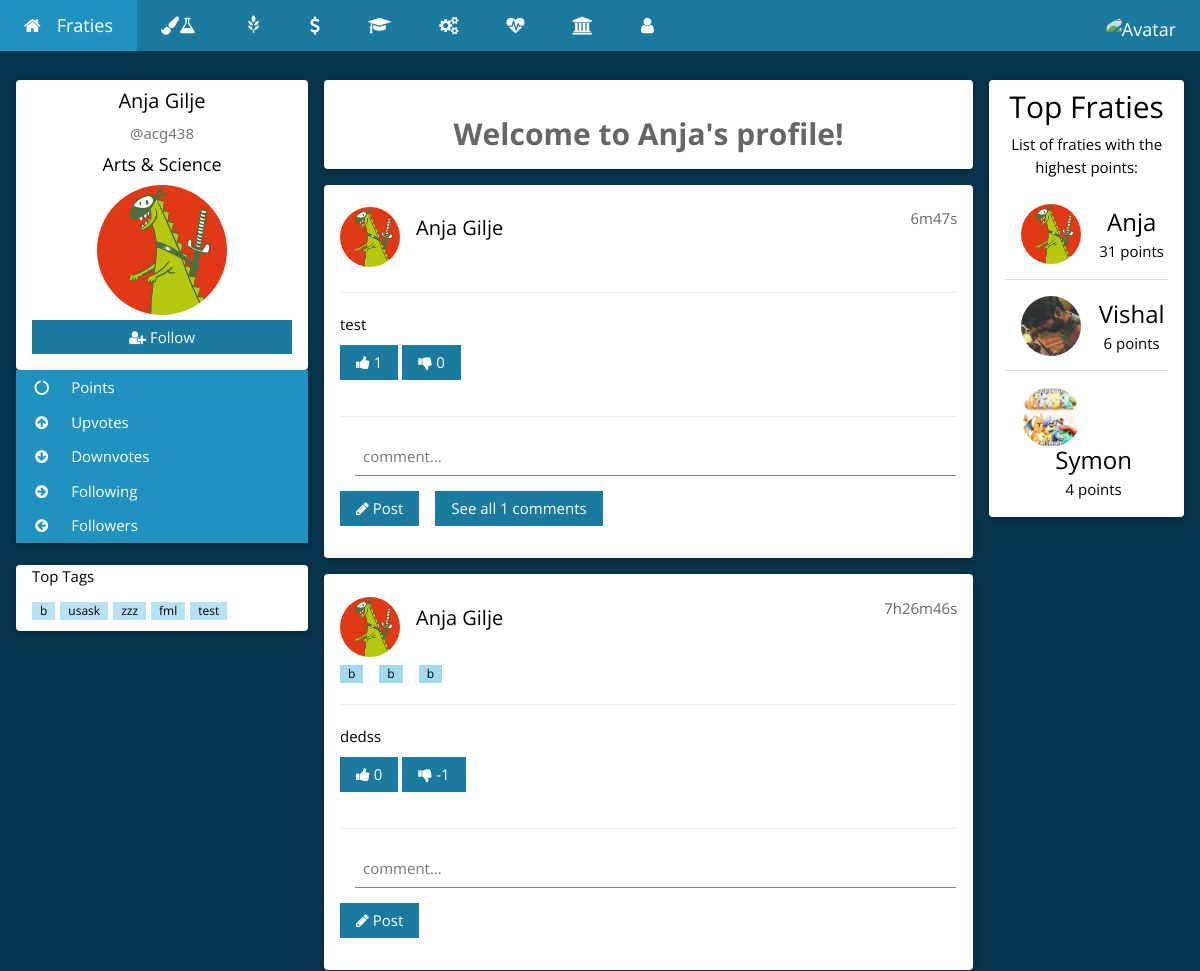
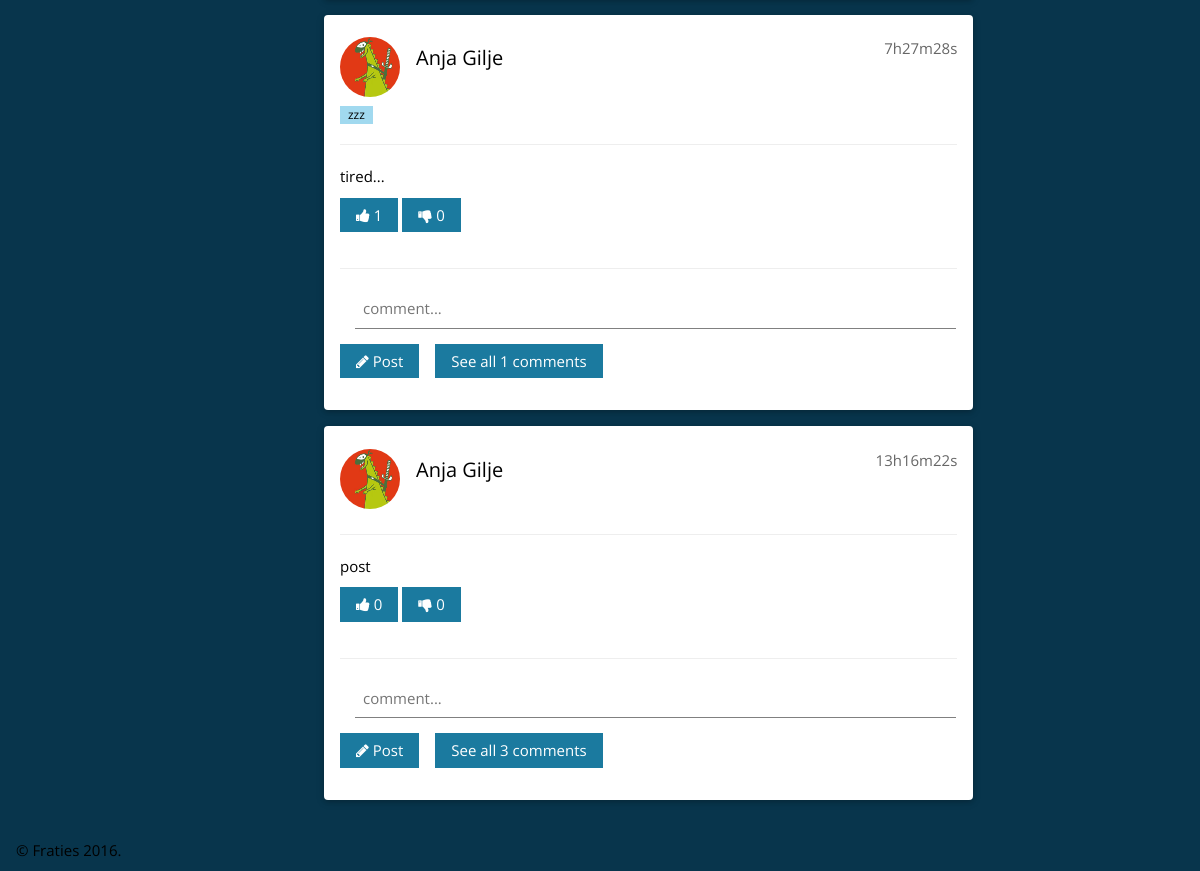
Page /profile.php?nsid=acg438 on the committed database (2 pictures, top to bottom).
### tables this page shows
CREATE TABLE `users` (
  `userID` int(254) UNSIGNED NOT NULL,
  `userNSID` varchar(100) NOT NULL,
  `userPassword` varchar(100) NOT NULL,
  `userFirstName` varchar(500) NOT NULL,
  `userLastName` varchar(500) NOT NULL,
  `userCollege` varchar(500) NOT NULL,
  `userImagePath` varchar(1000) NOT NULL,
  `userPoints` int(254) NOT NULL DEFAULT '0',
  `userUpvotes` int(254) NOT NULL DEFAULT '0',
  `userDownvotes` int(254) NOT NULL DEFAULT '0',
  `userActive` tinyint(1) NOT NULL DEFAULT '0',
  `userFollowers` int(11) NOT NULL DEFAULT '0',
  `userFollowing` int(10) UNSIGNED NOT NULL DEFAULT '0'
);

CREATE TABLE `posts` (
  `postID` int(254) UNSIGNED NOT NULL,
  `userNSID` varchar(100) NOT NULL,
  `userCollege` varchar(500) NOT NULL,
  `postText` varchar(150) NOT NULL,
  `postUpVotes` int(254) NOT NULL DEFAULT '0',
  `postDownVotes` int(254) NOT NULL DEFAULT '0',
  `postComments` int(254) NOT NULL DEFAULT '0',
  `postTime` timestamp NOT NULL DEFAULT CURRENT_TIMESTAMP ON UPDATE CURRENT_TIMESTAMP
);

CREATE TABLE `tags` (
  `tagID` int(254) UNSIGNED NOT NULL,
  `postID` int(254) UNSIGNED NOT NULL,
  `tagText` varchar(150) NOT NULL
);

### Login/Controller/userClass.php (called while the page is built, shortened)
<?php
    function displayUserDB(){
        $connection = connect();
        $query = "SELECT * ";
        $query .= "FROM `users` ";
        $query .= "ORDER BY userPoints DESC LIMIT 10";
        $result = mysqli_query($connection, $query);
        if (mysqli_num_rows($result) > 0) {
            return $result;
        } else {
            return false;
        }
    }
    function getFirstName($nsid){
        $connection = connect();
        $nsid = mysqli_real_escape_string($connection, $nsid);
        $query = "SELECT * ";
        $query .= "FROM `users` ";
        $query .= "WHERE `userNSID` = '$nsid' ";
        $result = mysqli_query($connection, $query);
        if (mysqli_num_rows($result) == 1) {
            while($row = mysqli_fetch_assoc($result)) {
                return $row["userFirstName"];
            }
        } else if(mysqli_num_rows($result) > 1){
            return false;
        } else {
            return false;
        }
    }
    function getLastName($nsid){
        $connection = connect();
        $nsid = mysqli_real_escape_string($connection, $nsid);
        $query = "SELECT * ";
        $query .= "FROM `users` ";
        $query .= "WHERE `userNSID` = '$nsid' ";
        $result = mysqli_query($connection, $query);
        if (mysqli_num_rows($result) == 1) {
            while($row = mysqli_fetch_assoc($result)) {
                return $row["userLastName"];
            }
        } else if(mysqli_num_rows($result) > 1){
            return false;
        } else {
            return false;
        }
    }
    function getImagePath($nsid){
        $connection = connect();
        $nsid = mysqli_real_escape_string($connection, $nsid);
        $query = "SELECT * ";
        $query .= "FROM `users` ";
        $query .= "WHERE `userNSID` = '$nsid' ";
        $result = mysqli_query($connection, $query);
        if (mysqli_num_rows($result) == 1) {
            while($row = mysqli_fetch_assoc($result)) {
                return $row["userImagePath"];
            }
        } else if(mysqli_num_rows($result) > 1){
            return false;
        } else {
            return false;
        }
    }
    function getCollege($nsid){
        $connection = connect();
        $nsid = mysqli_real_escape_string($connection, $nsid);
        $query = "SELECT * ";
        $query .= "FROM `users` ";
        $query .= "WHERE `userNSID` = '$nsid' ";
        $result = mysqli_query($connection, $query);
        if (mysqli_num_rows($result) == 1) {
            while($row = mysqli_fetch_assoc($result)) {
                return $row["userCollege"];
            }
        } else if(mysqli_num_rows($result) > 1){
            return false;
        } else {
            return false;
        }
    }
    function isUserFollowing($nsid, $following){
        $connection = connect();
        $nsid = mysqli_real_escape_string($connection, $nsid);
        $query = "SELECT * FROM followers WHERE userNSID = '$nsid' AND followingNSID = '$following'";
        $result = mysqli_query($connection, $query);
        if (mysqli_num_rows($result) > 0) {
                return true;
        } else {
            return false;
        }
    }
?>

### Post/Controller/postClass.php (called while the page is built, shortened)
<?php
    function displayPostsOfID($nsid){
        $connection = connect();
        $query = "SELECT * FROM `posts`";
        $query .= "WHERE `userNSID` = '$nsid' ";
        $query .= "ORDER BY `postTime` DESC";
        $result = mysqli_query($connection, $query);
        if (mysqli_num_rows($result) > 0) {
            return $result;
        } else {
            return false;
        }
}
    function secondsToString($secs){
    $bit = array(
        'y' => $secs / 31556926 % 12,
        'w' => $secs / 604800 % 52,
        'd' => $secs / 86400 % 7,
        'h' => $secs / 3600 % 24,
        'm' => $secs / 60 % 60,
        's' => $secs % 60
        );
    foreach($bit as $k => $v)
        if($v > 0)$ret[] = $v . $k;
    return join('', $ret);
}
?>

### profile.php (the view, shortened to what this page needs)
<?php
    require_once 'Login/Controller/userClass.php';
    require_once 'Post/Controller/postClass.php';
    require_once 'Post/Controller/postTag.php';
    if (isset($_GET['nsid'])) {
      $NSID = $_GET['nsid'];
    } else {
      $NSID = $_SESSION["userNSID"];
    }
    if(getUserActiveStatus($NSID)==1){
        $FirstName = getFirstName($NSID);
        $LastName = getLastName($NSID);
        $ImagePath = getImagePath($NSID);
        $userImagePath = getImagePath($_SESSION["userNSID"]);
        $College = getCollege($NSID);
    } else {
        header('Location: index.php');
        exit;
    }
?>
<!DOCTYPE html>
<html>
<head>
   <link rel="stylesheet" href="https://maxcdn.bootstrapcdn.com/bootstrap/3.3.7/css/bootstrap.min.css">
    <link rel="stylesheet" href="CSS/homeTheme.css">
    <link rel="stylesheet" href="https://cdnjs.cloudflare.com/ajax/libs/font-awesome/4.6.3/css/font-awesome.min.css">
</head>
<body class="w3-theme-l5">
<div class="w3-top">
 <ul class="w3-navbar w3-theme-d5 w3-left-align w3-large">
  <li><a href="home.php" title="Go home!" class="w3-padding-large w3-theme-d4"><i class="fa fa-home w3-margin-right"></i>Fraties</a></li>
  <li class="w3-hide-small"><a href="Arts&Science.php" class="w3-padding-large w3-hover-white" title="Arts & Science"><i class="fa fa-paint-brush"></i><i class="fa fa-flask"></i></a></li>
  <li class="w3-hide-small"><a href="Agriculture.php" class="w3-padding-large w3-hover-white" title="Agriculture and Bioresources"><i class="glyphicon glyphicon-grain"></i></a></li>
<li class="w3-hide-small"><a href="ESB.php" class="w3-padding-large w3-hover-white" title="Edwards School of Business"><i class="fa fa-usd"></i></a></li>
<li class="w3-hide-small"><a href="Education.php" class="w3-padding-large w3-hover-white" title="Education"><i class="fa fa-graduation-cap"></i></a></li>
<li class="w3-hide-small"><a href="Engineering.php" class="w3-padding-large w3-hover-white" title="Engineering"><i class="fa fa-cogs"></i></a></li>
<li class="w3-hide-small"><a href="Kinesiology.php" class="w3-padding-large w3-hover-white" title="Kinesiology"><i class="fa fa-heartbeat"></i></a></li>
<li class="w3-hide-small"><a href="STM.php" class="w3-padding-large w3-hover-white" title="St. Thomas More"><i class="fa fa-university"></i></a></li>
<li class="w3-hide-small"><a href="following.php" class="w3-padding-large w3-hover-white" title="Users you follow"><i class="fa fa-user"></i></a></li>
  <li class="w3-dropdown-hover w3-hide-small w3-right">
      <div class="w3-padding-large w3-hover-white" title="My Account">
          <img src='<?php echo $userImagePath; ?>' class="w3-circle" style="height:25px;width:25px" alt="Avatar">
      </div>
  </li>
 </ul>
</div>
<div class="w3-container w3-content" style="max-width:1400px;margin-top:80px">
  <div class="w3-row">
    <div class="w3-col m3">
      <div class="w3-card-2 w3-round w3-white">
        <div class="w3-container">
         <h4 class="w3-center"><?php echo $FirstName." ".$LastName; ?></h4>
         <p class="w3-center w3-text-grey w3-slim">@<?php echo $NSID; ?></p>
         <h5 class="w3-center"><?php echo $College; ?></h5>
         <p class="w3-center"><img src='<?php echo $ImagePath; ?>' class="w3-circle" style="height:130px;width:130px" alt="Avatar"></p>
         <?php
          if ($NSID !== $_SESSION["userNSID"]) {
            if (!isUserFollowing($_SESSION["userNSID"], $NSID)) {
              echo "<button id='followButton' value='Follow' type='submit' onclick=\"follow(this, '".$NSID."')\" class='w3-btn w3-theme-d5 w3-margin-bottom' style='width:100%;'><i class='fa fa-user-plus'></i> Follow</button>";
            } else {
              echo "<button id='followButton' value='Unfollow' type='submit' onclick=\"follow(this, '".$NSID."')\" class='w3-btn w3-theme-d5 w3-margin-bottom' style='width:100%;'><i class='fa fa-user-times'></i> Unfollow</button>";
            }
          }
         ?>
        </div>
      </div>
      <div class="w3-card-2 w3-round">
        <div class="w3-accordion w3-white">
          <button title="Your total points" onclick="myFunction('Demo1')" class="w3-btn-block w3-theme-d4 w3-left-align"><i class="fa fa-circle-o-notch fa-fw w3-margin-right"></i> Points</button>
          <button title="Upvotes recieved" onclick="myFunction('Demo2')" class="w3-btn-block w3-theme-d4 w3-left-align"><i class="fa fa-arrow-circle-up  fa-fw w3-margin-right"></i> Upvotes</button>
          <button title="Downvotes recieved" onclick="myFunction('Demo3')" class="w3-btn-block w3-theme-d4 w3-left-align"><i class="fa fa-arrow-circle-down  fa-fw w3-margin-right"></i> Downvotes</button>
           <button title="Following recieved" onclick="myFunction('Demo5')" class="w3-btn-block w3-theme-d4 w3-left-align"><i class="fa fa-arrow-circle-right fa-fw w3-margin-right"></i> Following</button>
          <button title="Followers recieved" onclick="myFunction('Demo6')" class="w3-btn-block w3-theme-d4 w3-left-align"><i class="fa fa-arrow-circle-left fa-fw w3-margin-right"></i> Followers</button>
        </div>
      </div>
      <br>
      <div class="w3-card-2 w3-round w3-white w3-hide-small">
        <div class="w3-container">
          <p>Top Tags</p>
          <p>
            <?php echo getTopTags(); ?>
          </p>
        </div>
      </div>
      <br>
    </div>
    <div class="w3-col m7">
      <div class="w3-row-padding">
        <div class="w3-col m12">
          <div class="w3-card-2 w3-round w3-white">
            <div class="w3-container w3-center w3-padding"><br>
            <?php
              if (isset($_GET['nsid'])) {
                $title = $FirstName.'\'s';
              } else {
                $title = 'your';
              }
            ?>
            <label class="w3-opacity" style="font-size: 2em;">Welcome to <?php echo $title; ?> profile!</label>
            </div>
          </div>
        </div>
      </div>
<?php
$result = displayPostsOfID($NSID);
while($row = mysqli_fetch_assoc($result)) {
    $postID = $row["postID"];
    $postNsid = $row["userNSID"];
    $postText = $row["postText"];
    $postUpVotes = " ".$row["postUpVotes"];
    $postDownVotes = " ".$row["postDownVotes"];
    $postCommentCount = " ".$row["postComments"];
    $nowtime = date(time());
    $postTime = strtotime($row["postTime"]);
        echo "<div class='w3-container w3-card-2 w3-white w3-round w3-margin'><br>";
        echo "<img src='".getImagePath($postNsid)."' alt='Avatar' class='w3-left w3-circle w3-margin-right' style='width:60px; height:60px;'>";
        echo "<span class='w3-right w3-opacity'>".secondsToString($nowtime-$postTime)."</span>";
        echo "<h4>";
            echo "<a href=profile.php?nsid=".$postNsid.">".getFirstName($postNsid)." ".getLastName($postNsid)."</a>";
        echo "</h4><br>";
        echo "<p>";
          echo getTags($postID);
        echo "</p>";
        echo "<hr class='w3-clear'>";
        echo "<p>";
            echo $postText;
        echo "</p>";
            echo "<button type='submit' onclick='upVote(this)' value='".$postID."' class='upvote w3-btn w3-theme-d5 w3-margin-bottom'><i class='fa fa-thumbs-up'></i><span id='up".$postID."'>".$postUpVotes."</span></button> ";
            echo "<button type='submit' onclick='downVote(this)' value='".$postID."' class='downvote w3-btn w3-theme-d5 w3-margin-bottom'><i class='fa fa-thumbs-down'></i><span id='down".$postID."'>".$postDownVotes."</span></button> ";
            echo "<hr class='w3-clear'>";
            echo "<div class='w3-margin-right'><input id='comment".$postID."' placeholder='comment...' class='w3-input' name='comment' type='text' required></div>";
            echo "<button type='submit' onclick='comment(this)' value='".$postID."' class='w3-btn w3-theme-d5 w3-margin-bottom'><i class='fa fa-pencil'></i> Post</button>";
              echo "<button id='count".$postID."' onclick='commentList(this)' value='".$postID."' class='w3-btn w3-theme-d5 w3-margin-bottom w3-margin-left'".(($postCommentCount==0)?'style="display:none;"':'')."'>See all ".$postCommentCount." comments</button>";
        echo "</div>";
}
?>
    </div>
    <div class="w3-col m2">
      <div class="w3-card-2 w3-round w3-white w3-center">
        <div class="w3-container">
          <h2>Top Fraties</h2>
          <p>List of fraties with the highest points:</p>
          <ul class="w3-ul">
<?php
$leaders = displayUserDB();
while($row = mysqli_fetch_assoc($leaders)) {
    $imagePath = $row["userImagePath"];
    $points = $row["userPoints"];
    $name = $row["userFirstName"];
    $nsid = $row["userNSID"];
            echo "<li class='w3-padding-16'>";
              echo "<img src='{$imagePath}' class='w3-left w3-circle w3-margin-right' style='width:60px; height:60px;'>";
              echo "<span class='w3-xlarge'><a href='profile.php?nsid={$nsid}'>{$name}</a></span><br>";
              echo "<span>{$points} points</span>";
            echo "</li>";
}
?>
          </ul>
        </div>
      </div>
      <br>
    </div>
  </div>
</div>
<br>
<footer class="w3-container">
  <p>&copy; Fraties <?php echo date("Y");?>.</p>
</footer>
</body>
</html>

### Post/Controller/postTag.php (shortened to what this page needs)
<?php
    function getTags($postID) {
        $connection = connect();
        $postID = mysqli_real_escape_string($connection, $postID);
        $query = "SELECT * ";
        $query .= "FROM `tags` ";
        $query .= "WHERE `postID` = '$postID' ";
        $result = mysqli_query($connection, $query);
        if (mysqli_num_rows($result) > 0) {
            while($row = mysqli_fetch_assoc($result)) {
                $tags .= '<span class="w3-tag w3-small w3-theme-l1 w3-margin-right"><a href="tag.php?tag='.$row["tagText"].'">'.$row["tagText"].'</a></span>';
            }
            return $tags;
        } else {
            return false;
        }
    }
    function getTopTags() {
        $connection = connect();
        $query = "SELECT `tagText` ";
        $query .= "FROM `tags` ";
        $query .= "GROUP BY `tagText`";
        $query .= "ORDER BY COUNT(*) DESC LIMIT 10";
        $result = mysqli_query($connection, $query);
        if (mysqli_num_rows($result) > 0) {
            while($row = mysqli_fetch_assoc($result)) {
                $topTags .= '<span class="w3-tag w3-small w3-theme-l2" style="margin-right:5px;"><a href="tag.php?tag='.$row["tagText"].'">'.$row["tagText"].'</a></span>';
            }
            return $topTags;
        } else {
            return false;
        }
    }
?>

### profile.php (style rules this page uses)
html,body,h1,h2,h3,h4,h5 { font-family: "Open Sans", sans-serif }

### rows in the picture
users: userFirstName "Anja", userLastName "Gilje", userCollege "Arts & Science", userImagePath (picture), userFirstName "Anja's", userPoints "31"
posts: userNSID.userImagePath (picture), secondsToString($nowtime-$postTime) "6m47s", userNSID.userFirstName "Anja", userNSID.userLastName "Gilje", postText "test", $postID 32 (drawn), postUpVotes "1", postDownVotes "0", postComments "1"
posts: userNSID.userImagePath (picture), secondsToString($nowtime-$postTime) "7h26m46s", userNSID.userFirstName "Anja", userNSID.userLastName "Gilje", postText "dedss", $postID 30 (drawn), postUpVotes "0", postDownVotes "-1"
tags: tagText "b"
tags: tagText "b"
tags: tagText "b"
posts: userNSID.userImagePath (picture), secondsToString($nowtime-$postTime) "7h27m28s", userNSID.userFirstName "Anja", userNSID.userLastName "Gilje", postText "tired...", $postID 31 (drawn), postUpVotes "1", postDownVotes "0", postComments "1"
tags: tagText "zzz"
posts: userNSID.userImagePath (picture), secondsToString($nowtime-$postTime) "13h16m22s", userNSID.userFirstName "Anja", userNSID.userLastName "Gilje", postText "post", $postID 29 (drawn), postUpVotes "0", postDownVotes "0", postComments "3"
users: userImagePath (picture), userFirstName "Vishal", userPoints "6"
users: userImagePath (picture), userFirstName "Symon", userPoints "4"

### other values in the picture
$NSID "acg438"
$row["tagText"] "b"
$row["tagText"] "usask"
$row["tagText"] "zzz"
$row["tagText"] "fml"
$row["tagText"] "test"
